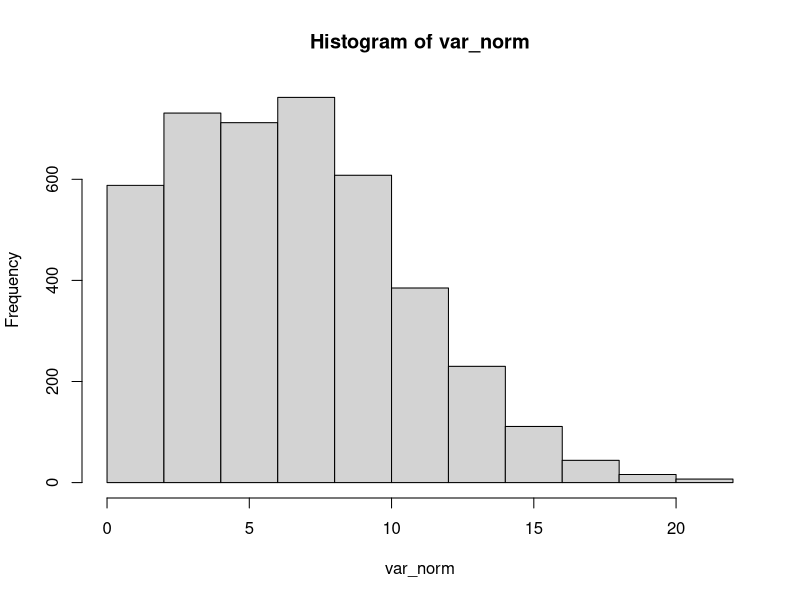

Write R code to recreate this figure. (Note: this script raises an error after producing the figure.)
## ---- chunk 1
vec_a <- round(runif( 10, 0, 20)) #generate a vector containing 10 numbers
vec_a_multi <- vec_a * 5 # Multiply this vector by 5
vec_a_multi_add <- vec_a_multi + 7 # Add 7 to this vector and we get
vec_b = sample(10) # generate another vector containing 10 integers
sum = vec_a_multi_add + vec_b # Add up the two vectors
product = vec_a_multi_add * vec_b # Multiply the two vectors
## ---- chunk 2
var_unif = runif(10000,0,10) # a random sample of size 10000 from a uniform[0, 10] distribution 
var_unif = var_unif[var_unif <= 9.4 ]# Remove values that are greater than 9.4
## ---- chunk 3
var_norm = rnorm(5000, 5, 5) # a new random sample of size 5000 from a Normal[5, sd = 5] distribution
var_norm = var_norm[var_norm >= 0] # Omit values that are less than zero
## ---- chunk 4
hist(var_norm)
## ---- chunk 5
vec_int = c(1:5)
vec_str = c("a", "b", "c", "d", "e" )
## ---- chunk 6
vec_int + vec_str
## ---- chunk 7
combine = c(vec_int, vec_str)
class = class(combine)
## ---- chunk 8
mixed_vec = c("a", 7, 42)
mixed_vec[2] + mixed_vec[3] # add the second and third element of vector
## ---- chunk 9
lst = list("a", 7, 42)
lst[[2]] + lst[[3]] # add the second and third values of this list
